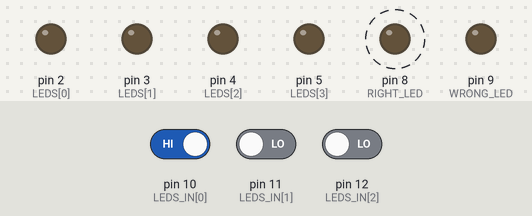
Bench run of a sketch on a simulated Arduino Uno, built with avr-gcc and run on an emulated ATmega328P. On the bench: output pins drawn as LEDs (lit = HIGH). Dashed ring = blinking. The inputs (shaded band) are chosen by the test bench; at power-on: pin 10 (LEDS_IN[0]) HIGH, pin 11 (LEDS_IN[1]) LOW, pin 12 (LEDS_IN[2]) LOW. Random numbers use the default seed unless the sketch sets one.

Above: at 6.7 s.
7.1 s: pin 10 (LEDS_IN[0]) driven LOW
At 11.7 s:
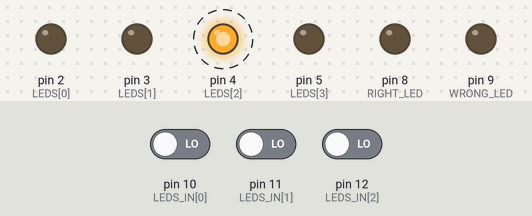
13.6 s: pin 10 (LEDS_IN[0]) driven HIGH
At 16.8 s:
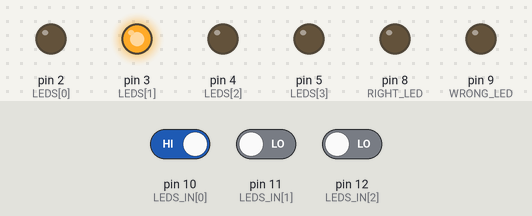
17.1 s: pin 11 (LEDS_IN[1]) driven HIGH
At 19.3 s:
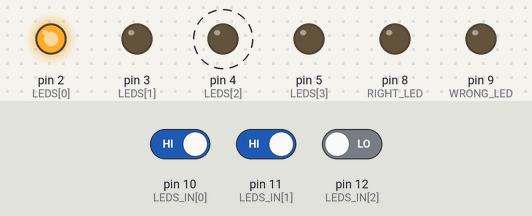
Timing chart, 0 to 26.6 s (numbered marks = the images above; inputs shaded):
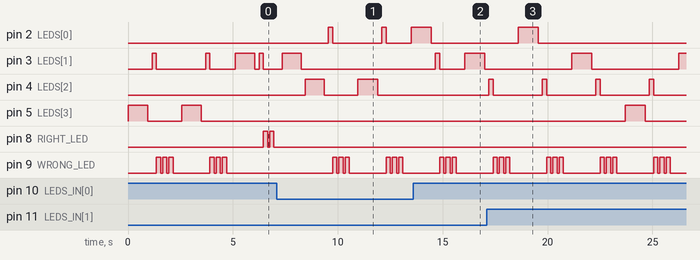

Measured:
- after the input at 7.1 s, pin 2 (LEDS[0]): goes HIGH 0.20 s, LOW 2.4 s, HIGH 0.20 s, LOW 1.2 s, then HIGH, starting after 2.5 s
- after the input at 13.6 s, pin 9 (WRONG_LED): alternates HIGH for 0.20 s and LOW for 0.10 s, 6 changes in all, then stays LOW, starting after 1.3 s
- after the input at 17.1 s, pin 4 (LEDS[2]): alternates HIGH for 0.20 s and LOW for 2.4 s, starting after 0.10 s; pin 5 (LEDS[3]): LOW → HIGH after 6.6 s, → LOW 0.95 s later
- by itself, pin 4 (LEDS[2]): alternates HIGH for 0.93 s and LOW for 1.6 s
- by itself, pin 5 (LEDS[3]): alternates HIGH for 0.95 s and LOW for 1.6 s, 4 changes in all, then stays LOW

The sketch:

SimasMandou.ino
```cpp
//constantes
const int MAX_LVL = 100;
const int VELOCITY = 1000;
const int VELOCITY_DECREASE = 50;
//pinos dos leds

//pinos que acendem as luzes
const int LEDS[] = {2,3,4,5};
//pinos que recebem o input do botão
const int LEDS_IN[] = {10, 11, 12, 13};
const int LED_COUNT = 4;
//pinos das leds de certo ou errado
const int RIGHT_LED = 8;
const int WRONG_LED = 9;

int sequence[MAX_LVL];
int lvl = 0;
bool playerTurn = false;

//função de inicialização
void setup()
{
  for (int i = 0; i < LED_COUNT; i++)
  {
    //coloca os pinos no modo certo
    pinMode(LEDS[i], OUTPUT);
    pinMode(LEDS_IN[i], INPUT);
    //deixa o LED desligado por default
    digitalWrite(LEDS[i], LOW);
  }
  //coloca os pinos no modo certo
  pinMode(RIGHT_LED, OUTPUT);
  pinMode(WRONG_LED, OUTPUT);
}
// chamada repetidamente ao enquanto o arduino está ligado
void loop()
{
  if (!playerTurn)
  {
    if (lvl == MAX_LVL)
    {
      quickFlash(RIGHT_LED);
      delay(200);
      return;
    }
    //garante que o numero gerado sera random
    randomSeed(millis());
    //preenche o proximo item da sequencia e continua o turno
    sequence[lvl] = LEDS[random(LED_COUNT)];
    lvl++;
    playSequence();
    playerTurn = true;
    return;
  }
  for (int i = 0; i < lvl; i++)
  {
  	int input;
    //enquanto nao for lido input, continuar esperando
    do{
      input = readInput();
    } while (input == -1);

    if (input != sequence[i])
    {
      wrongSequence();
      return;
    }
  }

  rightSequence();

}

//Acende e apaga um LED rapidamente
void quickFlash(int led)
{
	digitalWrite(led, HIGH);
  	delay(200);
  	digitalWrite(led, LOW);
}

void wrongSequence()
{
  for (int i = 0; i < 3; i++)
  {
    quickFlash(WRONG_LED);
    delay(100);
  }
  delay(300);
  //reinicia o jogo e começa a preencher do 0 o array das corretas
  lvl = 0;
  playerTurn = false;
}

void rightSequence()
{
  for (int i = 0; i < 2; i++)
  {
    quickFlash(RIGHT_LED);
    delay(100);
  }
  delay(300);
  playerTurn = false;
}

//funcao que pisca a sequencia a ser lembrada pelo usuario
void playSequence()
{
  for (int i = 0; i < lvl; i++){
  	digitalWrite(sequence[i], HIGH);
    //quanto maior o level, menor o delay, menos tempo para lembrar
    delay(VELOCITY - lvl*VELOCITY_DECREASE);
    digitalWrite(sequence[i], LOW);
    delay(200);
  }
}

//funcao que le o input do botao
int readInput()
{
  for (int i = 0; i < LED_COUNT; i++)
  {
  	int read = digitalRead(LEDS_IN[i]);
    //se apertado = LOW
    if (read == LOW){
      quickFlash(LEDS[i]);
      return LEDS[i];
    }
  }
  return -1;
}
```
